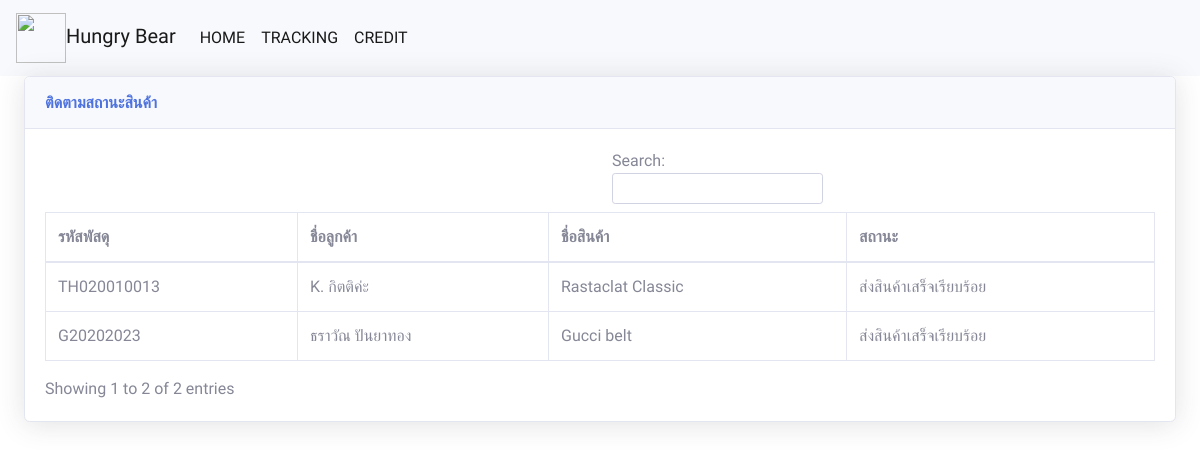
The page /tableforcus.php on the database as committed earlier.
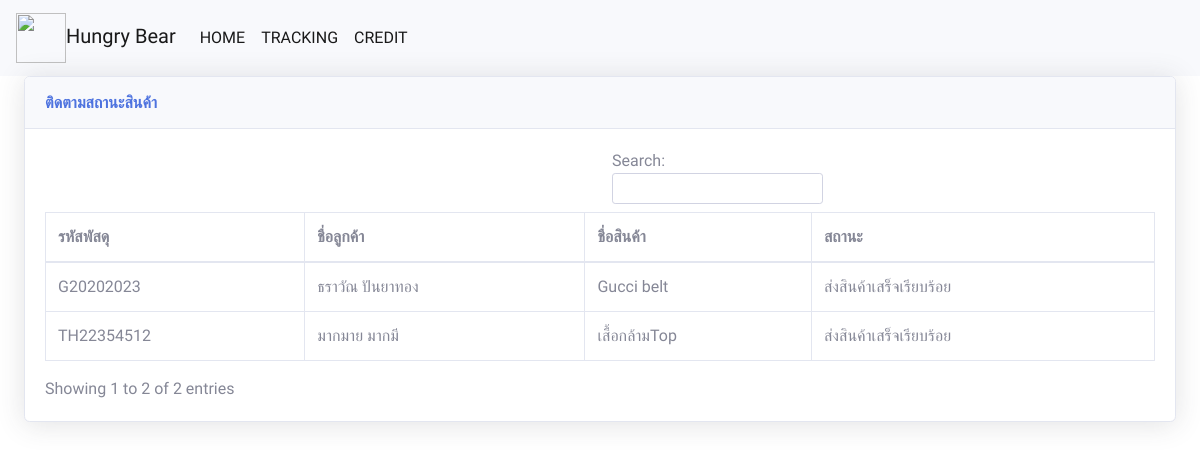
The same page on the database as committed later.
### tables this page shows
CREATE TABLE `orderfence` (
  `orderid` varchar(4) NOT NULL,
  `orderstatus` varchar(50) NOT NULL,
  `ordernamecus` varchar(100) NOT NULL,
  `ordercontact` varchar(100) NOT NULL,
  `orderaddress` varchar(1000) NOT NULL,
  `typepd` varchar(50) NOT NULL,
  `ordernameproduct` varchar(300) NOT NULL,
  `orderpieceproduct` varchar(5) NOT NULL,
  `orderdetailproduct` varchar(1000) NOT NULL,
  `orderservicecharge` varchar(255) NOT NULL,
  `ordertotalprice` varchar(255) NOT NULL,
  `orderdatebuy` date NOT NULL,
  `refundreason` varchar(500) NOT NULL,
  `trackingnumber` varchar(50) NOT NULL
);

### tableforcus.php (the view, shortened to what this page needs)
<!DOCTYPE html>
<html lang="en">
<head>
    <link href="vendor/fontawesome-free/css/all.min.css" rel="stylesheet" type="text/css">
    <link href="css/sb-admin-2.min.css" rel="stylesheet">
</head>
<body>
<nav class="navbar navbar-expand-lg navbar-light bg-light">
    <a class="navbar-brand" href="requestfromcus.php">
        <img style="width: 50px;height: 50px;" src="photo/bearicon.png">Hungry Bear</a>
    <div class="collapse navbar-collapse" id="navbarSupportedContent">
        <ul class="navbar-nav mr-auto">
            <li class="nav-item active">
                <a class="nav-link" href="requestfromcus.php">HOME<span class="sr-only">(current)</span></a>
            </li>
            <li class="nav-item active">
                <a class="nav-link" href="tableforcus.php">TRACKING<span class="sr-only">(current)</span></a>
            </li>
            <li class="nav-item active">
                <a class="nav-link" href="credit.php">CREDIT<span class="sr-only">(current)</span></a>
            </li>
        </ul>
    </div>
</nav>
<div class="container-fluid ">
    <div class="card shadow mb-5">
        <div class="card-header py-3">
            <h6 class="m-0 font-weight-bold text-primary">ติดตามสถานะสินค้า</h6>
        </div>
        <div class="card-body">
            <div class="">
                <table class="table table-bordered" id="dataforcus" width="100%" >
                    <thead>
                    <tr>
                        <th>รหัสพัสดุ</th>
                        <th>ชื่อลูกค้า</th>
                        <th>ชื่อสินค้า</th>
                        <th>สถานะ</th>
                    </tr>
                    </thead>
                    <tbody>
                    <?php
                    include('connect.php');
                    $query = "SELECT * FROM orderfence WHERE orderstatus LIKE '%ส่งสินค้าเสร็จเรียบร้อย%'" or die("Error:" . mysqli_error());
                    $result = mysqli_query($conn, $query);
                    while($row = mysqli_fetch_array($result)) {
                        echo "<tr>";
                        echo "<td>" . $row["trackingnumber"]. "</td>";
                        echo "<td>" . $row["ordernamecus"]. "</td>";
                        echo "<td>" . $row["ordernameproduct"]. "</td>";
                        echo "<td>" . $row["orderstatus"]. "</td>";
                        echo "</tr>";
                    }
                    ?>
                    </tbody>
                </table>
            </div>
        </div>
    </div>
</div>
</body>
</html>

Rows that differ between the two databases and show on the page:
no longer on this page (row edited): orderfence: trackingnumber "TH020010013", ordernamecus "K. กิตติค่ะ", ordernameproduct "Rastaclat Classic", orderstatus "ส่งสินค้าเสร็จเรียบร้อย"
now on this page (row edited): orderfence: trackingnumber "TH22354512", ordernamecus "มากมาย มากมี", ordernameproduct "เสื้อกล้ามTop", orderstatus "ส่งสินค้าเสร็จเรียบร้อย"
